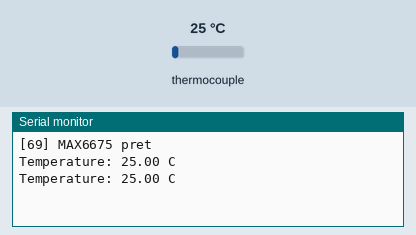
Recording of a sketch running on a simulated Arduino Uno, built with avr-gcc and run on an emulated ATmega328P. On the bench: the last lines printed to the serial monitor. The test bench sets the inputs (shaded band); at power-on: thermocouple 25 °C.

Above: at 1.7 s.
1.8 s: thermocouple set to 6 °C
At 3.0 s:
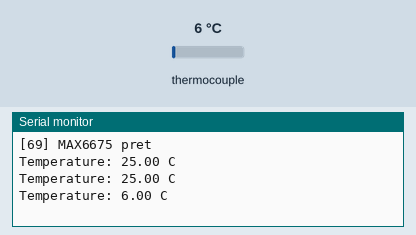
3.3 s: thermocouple set to 75 °C
At 4.3 s:
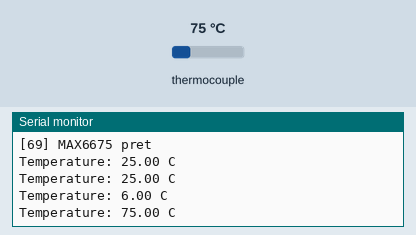
Timing chart, 0 to 6.3 s (numbered marks = the images above; inputs shaded):
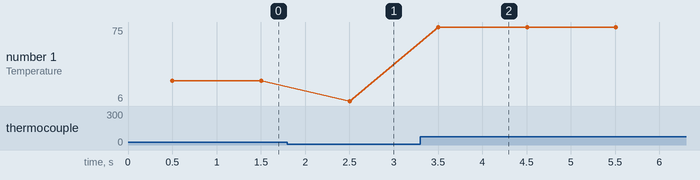

The sketch:

69_Thermocouple_MAX6675.ino
```cpp
/*
 * =====================================================================
 *  Arduino Lab Nexus v6.1.0 STABLE  -  Thermocouple MAX6675
 * =====================================================================
 *  Explication : Mesure des températures élevées (jusqu'à 1024 °C) avec un thermocouple type K.
 *  Carte       : Arduino UNO / Nano (ATmega328P) - compatible Mega
 *  Moniteur    : 9600 bauds
 *
 *  Câblage :
 *   Arduino 5V     -> MAX6675 VCC
 *   Arduino GND    -> MAX6675 GND
 *   Arduino D6     -> MAX6675 SCK
 *   Arduino D5     -> MAX6675 CS
 *   Arduino D4     -> MAX6675 SO
 *
 *  Bibliothèques requises (arduino-cli lib install "...") : MAX6675 library
 * =====================================================================
 */
// @libs: MAX6675 library

#include "max6675.h"

const int PIN_SCK = 6;
const int PIN_CS  = 5;
const int PIN_SO  = 4;

MAX6675 thermocouple(PIN_SCK, PIN_CS, PIN_SO);

void setup() {
  Serial.begin(9600);
  Serial.println(F("[69] MAX6675 pret"));
  delay(500);   // stabilisation du circuit
}

void loop() {
  float t = thermocouple.readCelsius();
  if (isnan(t)) {
    Serial.println(F("Thermocouple deconnecte"));
  } else {
    Serial.print(F("Temperature: "));
    Serial.print(t, 2);
    Serial.println(F(" C"));
  }
  delay(1000);   // le MAX6675 a besoin d'au moins 250 ms entre deux lectures
}
```

Measured:
- after the input at 1.8 s, the serial monitor: prints a new line after 0.70 s (image 1)
- after the input at 3.3 s, the serial monitor: prints a new line after 0.20 s (image 2)
- plotted number 1: 25 → 6 after the input at 1.8 s, 6 → 75 after the input at 3.3 s
